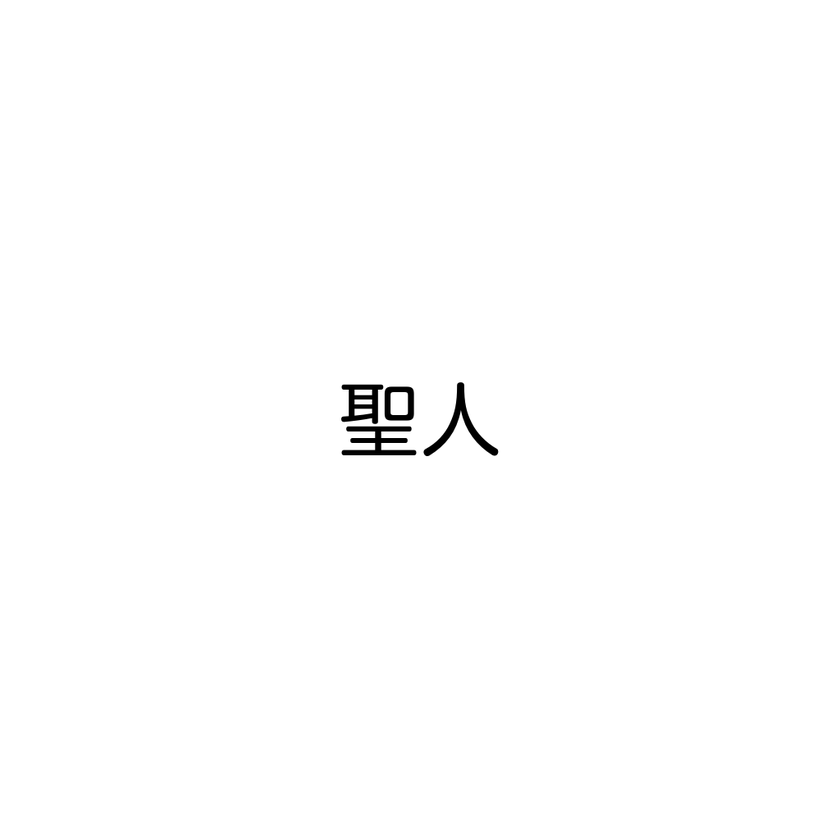
#> input picture res.png, 840 x 840 px, shrunk from 1024 x 1024 before the run
$ python main.py   (Python 2 division)   (older library calls are emulated)
#> lines starting #> are read from the running program, lines starting #| are printed output that depends on the picture; after the words box and inside, x2 and y2 are one past the last pixel; in counts of white or black regions, pixels touching at a corner belong together
#!/usr/bin/python

'''
version of progmamme with servise for sending picture name
'''

import weave
import numpy as np
import matplotlib.pyplot as plt
import cv2
import os

PAPER_WIDTH = 0.1
PAPER_HEIGHT = 0.1
SMEAR_LENGTH = 200

def _thinningIteration(im, iter):
    I, M = im, np.zeros(im.shape, np.uint8)
    expr = """
    for (int i = 1; i < NI[0]-1; i++) {
        for (int j = 1; j < NI[1]-1; j++) {
            int p2 = I2(i-1, j);
            int p3 = I2(i-1, j+1);
            int p4 = I2(i, j+1);
            int p5 = I2(i+1, j+1);
            int p6 = I2(i+1, j);
            int p7 = I2(i+1, j-1);
            int p8 = I2(i, j-1);
            int p9 = I2(i-1, j-1);

            int A  = (p2 == 0 && p3 == 1) + (p3 == 0 && p4 == 1) +
                     (p4 == 0 && p5 == 1) + (p5 == 0 && p6 == 1) +
                     (p6 == 0 && p7 == 1) + (p7 == 0 && p8 == 1) +
                     (p8 == 0 && p9 == 1) + (p9 == 0 && p2 == 1);
            int B  = p2 + p3 + p4 + p5 + p6 + p7 + p8 + p9;
            int m1 = iter == 0 ? (p2 * p4 * p6) : (p2 * p4 * p8);
            int m2 = iter == 0 ? (p4 * p6 * p8) : (p2 * p6 * p8);

            if (A == 1 && B >= 2 && B <= 6 && m1 == 0 && m2 == 0) {
                M2(i,j) = 1;
            }
        }
    }
    """

    weave.inline(expr, ["I", "iter", "M"])
    return (I & ~M)


def thinning(src):
    dst = src.copy() / 255
    prev = np.zeros(src.shape[:2], np.uint8)
    diff = None

    while True:
        dst = _thinningIteration(dst, 0)
        dst = _thinningIteration(dst, 1)
        diff = np.absolute(dst - prev)
        prev = dst.copy()
        if np.sum(diff) == 0:
            break

    return dst * 255

def convertText():

    PAPER_WIDTH = 0.50
    PAPER_HEIGHT = 0.40

    print("Canvas dimensions: {0}x{1} m".format(PAPER_WIDTH, PAPER_HEIGHT))

    imageFile = 'res.png'
    print("path to picture: {0}".format(imageFile))
    if not os.path.exists(imageFile):
        print("Error: file '{}' does not exist!".format(imageFile))
        return False

    src = cv2.imread(imageFile)
#> src is the input picture: shape (840, 840, 3); min 0, max 255, mean 253.7
    # src = cv2.rotate(src, cv2.ROTATE_90_COUNTERCLOCKWISE)

    # Compute scale factor
    imgWidth, imgHeight, _ = src.shape
#> imgWidth = 840; imgHeight = 840
    print("Image dimensions: {0}x{1} px".format(imgWidth, imgHeight))
#| Image dimensions: 840x840 px

    kx = 0; ky = 0
    kw = float(PAPER_WIDTH)/imgWidth; kh = float(PAPER_HEIGHT)/imgHeight; # height and width coeffs
#> after `kw = float(PAPER_WIDTH) / imgWidth`: kw = 0.000595
#> after `kh = float(PAPER_HEIGHT) / imgHeight`: kh = 0.000476
    kx = ky = kw if kh >= kw else kh
#> kx = 0.000476; ky = 0.000476
    #kx = ky = kw

    bw = cv2.cvtColor(src, cv2.COLOR_BGR2GRAY)
    _, bw2 = cv2.threshold(bw, 10, 255, cv2.THRESH_BINARY_INV)
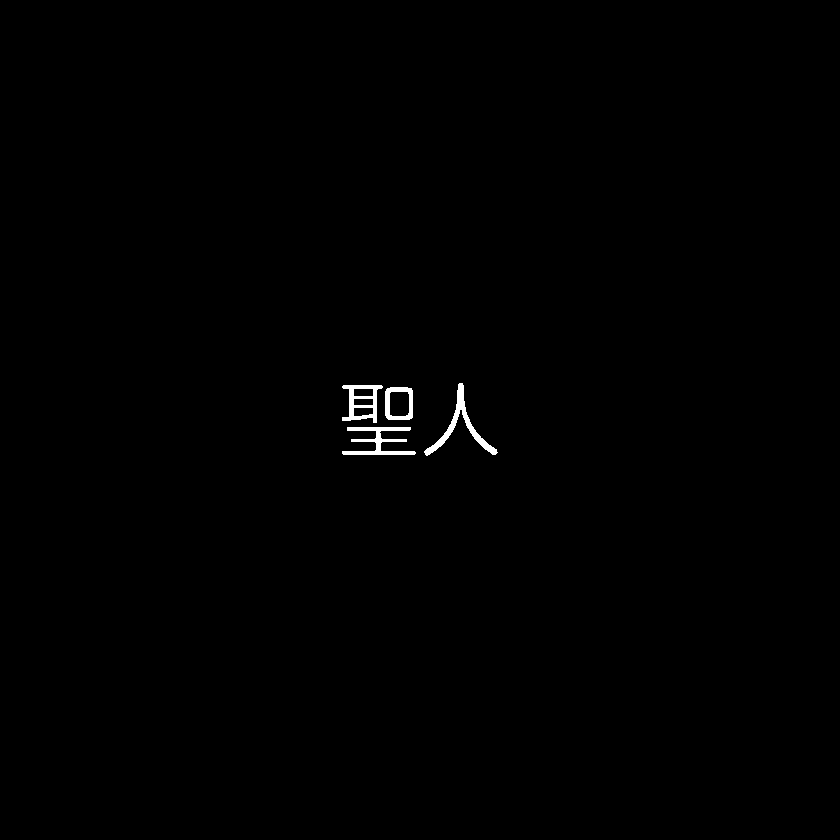
#> bw2: shape (840, 840); 0.39% white; 4 white regions, box (x1, y1, x2, y2) and area: (424, 383, 498, 456) 840, (342, 427, 416, 455) 805, (342, 385, 383, 423) 669, (385, 387, 413, 420) 451
    bw2 = thinning(bw2)
#> in thinning, `dst = src.copy() / 255`: dst: shape (840, 840); values 0 (black) and 1 (white), 0.39% white; 4 white regions
    cv2.imshow('bw2', bw2)
    cv2.waitKey(0)

    im2, contours, hierarchy = cv2.findContours(bw2, cv2.RETR_TREE, cv2.CHAIN_APPROX_SIMPLE)
#> contours = 8 contours; box (x1, y1, x2, y2) and area: (342, 385, 383, 423) 971, (385, 387, 413, 420) 842, (424, 383, 498, 456) 712, (342, 427, 416, 455) 602, (389, 391, 410, 417) 486, (353, 407, 374, 417) 162, (353, 388, 374, 397) 158, (353, 398, 374, 406) 138
    cv2.drawContours(bw, contours, -1, (100,100,0), 2)
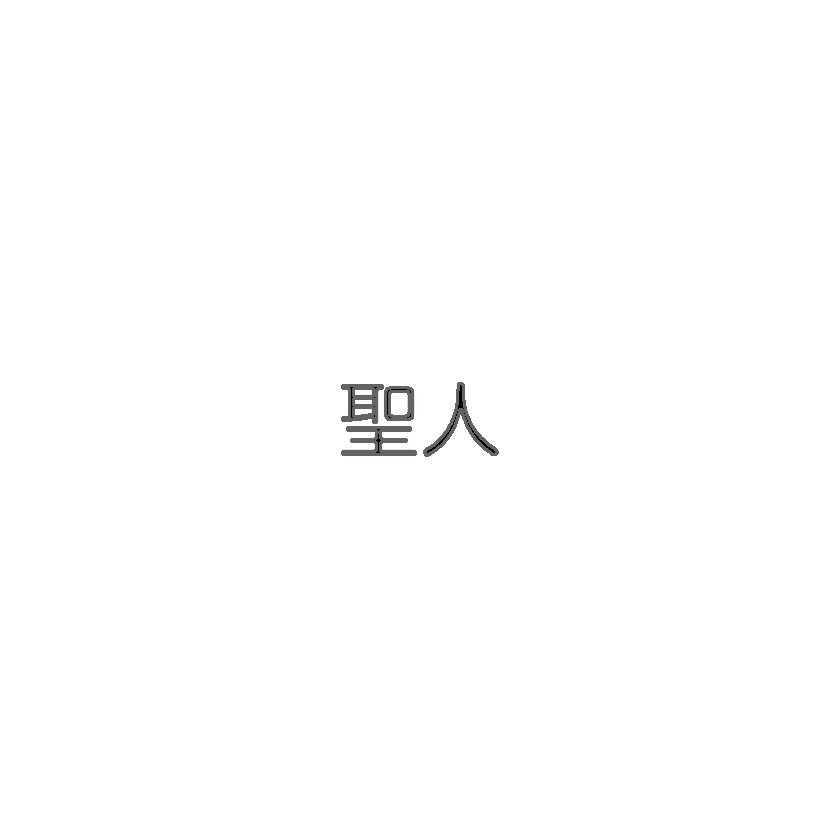
#> bw: shape (840, 840); min 0, max 255, mean 254


    # Work with contours
    trajectorysNum = 0
    for i in xrange(len(contours)):
        contour = contours[i]
        sorted(contour, key = lambda point: point[0, 0])

        x = (contour[:, 0, 0] - imgWidth/2)*kx
        y = (imgHeight/2 - contour[:, 0, 1])*ky
        plt.plot(x, y);
        #plt.show()

        ## Get trajectory from contour
        subcontours = []

        num_subcontours = len(contour)/SMEAR_LENGTH + 1
        for i in range(1, num_subcontours):
            subcontours.append(contour[(i-1)*SMEAR_LENGTH:i*SMEAR_LENGTH, 0])
        subcontours.append(contour[(num_subcontours-1)*SMEAR_LENGTH:len(contour), 0])

        size = len(subcontours)
        try:
            for num in xrange(size):
                # simple filter
                if (subcontours[num].shape[0] <= 1):
                    continue

                x = (subcontours[num][:, 0] - imgWidth/2)*kx
                y = (imgHeight/2 - subcontours[num][:, 1])*ky
                plt.plot(x, y)
                trajectorysNum += 1
        except Exception, e:
            print("Error: {}".format(e))
#> this loop made 8 passes
#> after the loop, trajectorysNum = 8

    print("Trajectory generated: {}".format(trajectorysNum))
#| Trajectory generated: 8
    plt.show()
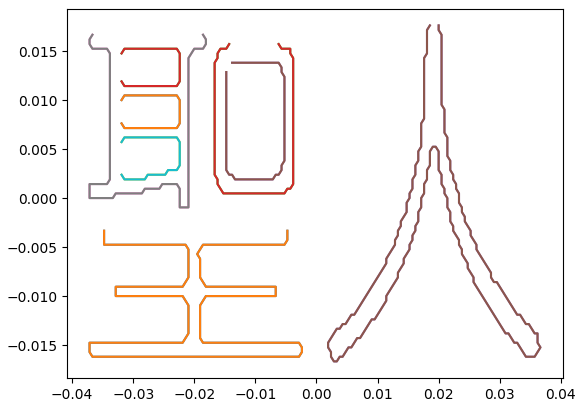
#> figure drawn by matplotlib, 1 panel

if __name__ == "__main__":
    convertText()
